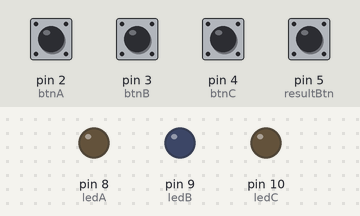
Recording of a sketch running on a simulated Arduino Uno, built with avr-gcc and run on an emulated ATmega328P. Shown: output pins drawn as LEDs (lit = HIGH). The inputs (shaded band) are chosen by the test bench; at power-on: pin 2 (btnA), pin 3 (btnB), pin 4 (btnC), pin 5 (resultBtn) HIGH.

Above: at 1.2 s.
1.3 s: pin 2 (btnA) pulled LOW for 0.15 s
At 1.45 s:
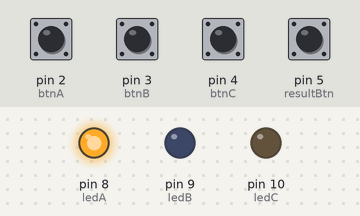
3.1 s: pin 3 (btnB) pulled LOW for 0.15 s
At 3.25 s:
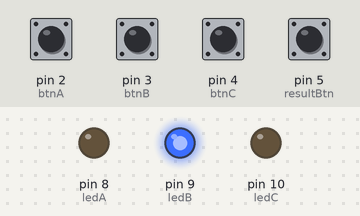
4.9 s: pin 4 (btnC) pulled LOW for 0.15 s
At 5.05 s:
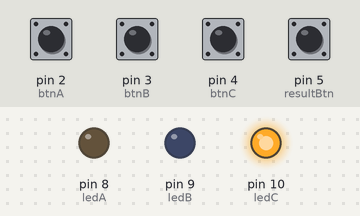
Timing chart, 0 to 7.9 s (numbered marks = the images above; inputs shaded):
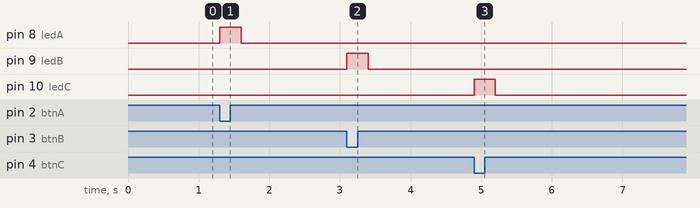

Measured:
- after the input at 1.3 s, pin 8 (ledA): LOW → HIGH at once, → LOW 0.30 s later
- after the input at 3.1 s, pin 9 (ledB): LOW → HIGH at once, → LOW 0.30 s later
- after the input at 4.9 s, pin 10 (ledC): LOW → HIGH at once, → LOW 0.30 s later

The sketch:

Arduino_Code.ino
```cpp
const int btnA = 2;
const int btnB = 3;
const int btnC = 4;
const int resultBtn = 5;

const int ledA = 8;
const int ledB = 9;
const int ledC = 10;

int votesA = 0;
int votesB = 0;
int votesC = 0;

void setup() {
  pinMode(btnA, INPUT_PULLUP);
  pinMode(btnB, INPUT_PULLUP);
  pinMode(btnC, INPUT_PULLUP);
  pinMode(resultBtn, INPUT_PULLUP);

  pinMode(ledA, OUTPUT);
  pinMode(ledB, OUTPUT);
  pinMode(ledC, OUTPUT);

  Serial.begin(9600);
}

void loop() {

  if (digitalRead(btnA) == LOW) {
    votesA++;
    digitalWrite(ledA, HIGH);
    delay(300);
    digitalWrite(ledA, LOW);
    while(digitalRead(btnA)==LOW);
  }

  if (digitalRead(btnB) == LOW) {
    votesB++;
    digitalWrite(ledB, HIGH);
    delay(300);
    digitalWrite(ledB, LOW);
    while(digitalRead(btnB)==LOW);
  }

  if (digitalRead(btnC) == LOW) {
    votesC++;
    digitalWrite(ledC, HIGH);
    delay(300);
    digitalWrite(ledC, LOW);
    while(digitalRead(btnC)==LOW);
  }

  if (digitalRead(resultBtn) == LOW) {

    Serial.println("----- RESULT -----");

    Serial.print("Candidate A: ");
    Serial.println(votesA);

    Serial.print("Candidate B: ");
    Serial.println(votesB);

    Serial.print("Candidate C: ");
    Serial.println(votesC);

    if(votesA > votesB && votesA > votesC)
      Serial.println("Winner: Candidate A");

    else if(votesB > votesA && votesB > votesC)
      Serial.println("Winner: Candidate B");

    else if(votesC > votesA && votesC > votesB)
      Serial.println("Winner: Candidate C");

    else
      Serial.println("Result: Tie");

    Serial.println("------------------");

    delay(1000);
  }
}
```
